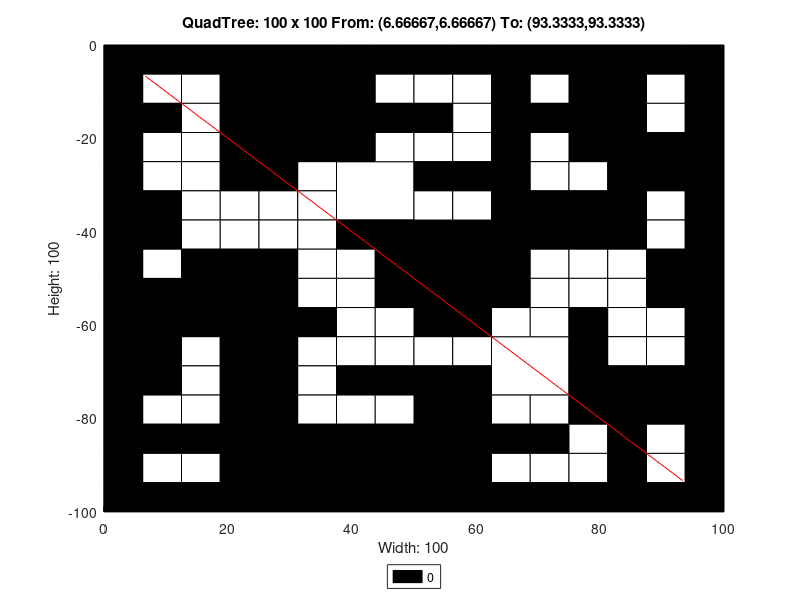

MATLAB code to generate this figure:
axis([0 100 -100 0]);
title('QuadTree: 100 x 100 From: (6.66667,6.66667) To: (93.3333,93.3333)');
xlabel('Width: 100');
ylabel('Height: 100');
rectangle('Position',[25 -12.5 12.5 12.5], 'FaceColor',[0 0 0]);
rectangle('Position',[25 -25 12.5 12.5], 'FaceColor',[0 0 0]);
rectangle('Position',[37.5 -37.5 12.5 12.5], 'FaceColor',[1 1 1]);
rectangle('Position',[75 -12.5 12.5 12.5], 'FaceColor',[0 0 0]);
rectangle('Position',[75 -25 12.5 12.5], 'FaceColor',[0 0 0]);
rectangle('Position',[50 -50 12.5 12.5], 'FaceColor',[0 0 0]);
rectangle('Position',[0 -62.5 12.5 12.5], 'FaceColor',[0 0 0]);
rectangle('Position',[12.5 -62.5 12.5 12.5], 'FaceColor',[0 0 0]);
rectangle('Position',[0 -75 12.5 12.5], 'FaceColor',[0 0 0]);
rectangle('Position',[25 -100 12.5 12.5], 'FaceColor',[0 0 0]);
rectangle('Position',[37.5 -100 12.5 12.5], 'FaceColor',[0 0 0]);
rectangle('Position',[50 -62.5 12.5 12.5], 'FaceColor',[0 0 0]);
rectangle('Position',[62.5 -75 12.5 12.5], 'FaceColor',[1 1 1]);
rectangle('Position',[50 -87.5 12.5 12.5], 'FaceColor',[0 0 0]);
rectangle('Position',[50 -100 12.5 12.5], 'FaceColor',[0 0 0]);
rectangle('Position',[0 -6.25 6.25 6.25], 'FaceColor',[0 0 0]);
rectangle('Position',[6.25 -6.25 6.25 6.25], 'FaceColor',[0 0 0]);
rectangle('Position',[0 -12.5 6.25 6.25], 'FaceColor',[0 0 0]);
rectangle('Position',[6.25 -12.5 6.25 6.25], 'FaceColor',[1 1 1]);
rectangle('Position',[12.5 -6.25 6.25 6.25], 'FaceColor',[0 0 0]);
rectangle('Position',[18.75 -6.25 6.25 6.25], 'FaceColor',[0 0 0]);
rectangle('Position',[12.5 -12.5 6.25 6.25], 'FaceColor',[1 1 1]);
rectangle('Position',[18.75 -12.5 6.25 6.25], 'FaceColor',[0 0 0]);
rectangle('Position',[0 -18.75 6.25 6.25], 'FaceColor',[0 0 0]);
rectangle('Position',[6.25 -18.75 6.25 6.25], 'FaceColor',[0 0 0]);
rectangle('Position',[0 -25 6.25 6.25], 'FaceColor',[0 0 0]);
rectangle('Position',[6.25 -25 6.25 6.25], 'FaceColor',[1 1 1]);
rectangle('Position',[12.5 -18.75 6.25 6.25], 'FaceColor',[1 1 1]);
rectangle('Position',[18.75 -18.75 6.25 6.25], 'FaceColor',[0 0 0]);
rectangle('Position',[12.5 -25 6.25 6.25], 'FaceColor',[1 1 1]);
rectangle('Position',[18.75 -25 6.25 6.25], 'FaceColor',[0 0 0]);
rectangle('Position',[37.5 -6.25 6.25 6.25], 'FaceColor',[0 0 0]);
rectangle('Position',[43.75 -6.25 6.25 6.25], 'FaceColor',[0 0 0]);
rectangle('Position',[37.5 -12.5 6.25 6.25], 'FaceColor',[0 0 0]);
rectangle('Position',[43.75 -12.5 6.25 6.25], 'FaceColor',[1 1 1]);
rectangle('Position',[37.5 -18.75 6.25 6.25], 'FaceColor',[0 0 0]);
rectangle('Position',[43.75 -18.75 6.25 6.25], 'FaceColor',[0 0 0]);
rectangle('Position',[37.5 -25 6.25 6.25], 'FaceColor',[0 0 0]);
rectangle('Position',[43.75 -25 6.25 6.25], 'FaceColor',[1 1 1]);
rectangle('Position',[0 -31.25 6.25 6.25], 'FaceColor',[0 0 0]);
rectangle('Position',[6.25 -31.25 6.25 6.25], 'FaceColor',[1 1 1]);
rectangle('Position',[0 -37.5 6.25 6.25], 'FaceColor',[0 0 0]);
rectangle('Position',[6.25 -37.5 6.25 6.25], 'FaceColor',[0 0 0]);
rectangle('Position',[12.5 -31.25 6.25 6.25], 'FaceColor',[1 1 1]);
rectangle('Position',[18.75 -31.25 6.25 6.25], 'FaceColor',[0 0 0]);
rectangle('Position',[12.5 -37.5 6.25 6.25], 'FaceColor',[1 1 1]);
rectangle('Position',[18.75 -37.5 6.25 6.25], 'FaceColor',[1 1 1]);
rectangle('Position',[0 -43.75 6.25 6.25], 'FaceColor',[0 0 0]);
rectangle('Position',[6.25 -43.75 6.25 6.25], 'FaceColor',[0 0 0]);
rectangle('Position',[0 -50 6.25 6.25], 'FaceColor',[0 0 0]);
rectangle('Position',[6.25 -50 6.25 6.25], 'FaceColor',[1 1 1]);
rectangle('Position',[12.5 -43.75 6.25 6.25], 'FaceColor',[1 1 1]);
rectangle('Position',[18.75 -43.75 6.25 6.25], 'FaceColor',[1 1 1]);
rectangle('Position',[12.5 -50 6.25 6.25], 'FaceColor',[0 0 0]);
rectangle('Position',[18.75 -50 6.25 6.25], 'FaceColor',[0 0 0]);
rectangle('Position',[25 -31.25 6.25 6.25], 'FaceColor',[0 0 0]);
rectangle('Position',[31.25 -31.25 6.25 6.25], 'FaceColor',[1 1 1]);
rectangle('Position',[25 -37.5 6.25 6.25], 'FaceColor',[1 1 1]);
rectangle('Position',[31.25 -37.5 6.25 6.25], 'FaceColor',[1 1 1]);
rectangle('Position',[25 -43.75 6.25 6.25], 'FaceColor',[1 1 1]);
rectangle('Position',[31.25 -43.75 6.25 6.25], 'FaceColor',[1 1 1]);
rectangle('Position',[25 -50 6.25 6.25], 'FaceColor',[0 0 0]);
rectangle('Position',[31.25 -50 6.25 6.25], 'FaceColor',[1 1 1]);
rectangle('Position',[37.5 -43.75 6.25 6.25], 'FaceColor',[0 0 0]);
rectangle('Position',[43.75 -43.75 6.25 6.25], 'FaceColor',[0 0 0]);
rectangle('Position',[37.5 -50 6.25 6.25], 'FaceColor',[1 1 1]);
rectangle('Position',[43.75 -50 6.25 6.25], 'FaceColor',[0 0 0]);
rectangle('Position',[50 -6.25 6.25 6.25], 'FaceColor',[0 0 0]);
rectangle('Position',[56.25 -6.25 6.25 6.25], 'FaceColor',[0 0 0]);
rectangle('Position',[50 -12.5 6.25 6.25], 'FaceColor',[1 1 1]);
rectangle('Position',[56.25 -12.5 6.25 6.25], 'FaceColor',[1 1 1]);
rectangle('Position',[62.5 -6.25 6.25 6.25], 'FaceColor',[0 0 0]);
rectangle('Position',[68.75 -6.25 6.25 6.25], 'FaceColor',[0 0 0]);
rectangle('Position',[62.5 -12.5 6.25 6.25], 'FaceColor',[0 0 0]);
rectangle('Position',[68.75 -12.5 6.25 6.25], 'FaceColor',[1 1 1]);
rectangle('Position',[50 -18.75 6.25 6.25], 'FaceColor',[0 0 0]);
rectangle('Position',[56.25 -18.75 6.25 6.25], 'FaceColor',[1 1 1]);
rectangle('Position',[50 -25 6.25 6.25], 'FaceColor',[1 1 1]);
rectangle('Position',[56.25 -25 6.25 6.25], 'FaceColor',[1 1 1]);
rectangle('Position',[62.5 -18.75 6.25 6.25], 'FaceColor',[0 0 0]);
rectangle('Position',[68.75 -18.75 6.25 6.25], 'FaceColor',[0 0 0]);
rectangle('Position',[62.5 -25 6.25 6.25], 'FaceColor',[0 0 0]);
rectangle('Position',[68.75 -25 6.25 6.25], 'FaceColor',[1 1 1]);
rectangle('Position',[87.5 -6.25 6.25 6.25], 'FaceColor',[0 0 0]);
rectangle('Position',[93.75 -6.25 6.25 6.25], 'FaceColor',[0 0 0]);
rectangle('Position',[87.5 -12.5 6.25 6.25], 'FaceColor',[1 1 1]);
rectangle('Position',[93.75 -12.5 6.25 6.25], 'FaceColor',[0 0 0]);
rectangle('Position',[87.5 -18.75 6.25 6.25], 'FaceColor',[1 1 1]);
rectangle('Position',[93.75 -18.75 6.25 6.25], 'FaceColor',[0 0 0]);
rectangle('Position',[87.5 -25 6.25 6.25], 'FaceColor',[0 0 0]);
rectangle('Position',[93.75 -25 6.25 6.25], 'FaceColor',[0 0 0]);
rectangle('Position',[50 -31.25 6.25 6.25], 'FaceColor',[0 0 0]);
rectangle('Position',[56.25 -31.25 6.25 6.25], 'FaceColor',[0 0 0]);
rectangle('Position',[50 -37.5 6.25 6.25], 'FaceColor',[1 1 1]);
rectangle('Position',[56.25 -37.5 6.25 6.25], 'FaceColor',[1 1 1]);
rectangle('Position',[62.5 -31.25 6.25 6.25], 'FaceColor',[0 0 0]);
rectangle('Position',[68.75 -31.25 6.25 6.25], 'FaceColor',[1 1 1]);
rectangle('Position',[62.5 -37.5 6.25 6.25], 'FaceColor',[0 0 0]);
rectangle('Position',[68.75 -37.5 6.25 6.25], 'FaceColor',[0 0 0]);
rectangle('Position',[62.5 -43.75 6.25 6.25], 'FaceColor',[0 0 0]);
rectangle('Position',[68.75 -43.75 6.25 6.25], 'FaceColor',[0 0 0]);
rectangle('Position',[62.5 -50 6.25 6.25], 'FaceColor',[0 0 0]);
rectangle('Position',[68.75 -50 6.25 6.25], 'FaceColor',[1 1 1]);
rectangle('Position',[75 -31.25 6.25 6.25], 'FaceColor',[1 1 1]);
rectangle('Position',[81.25 -31.25 6.25 6.25], 'FaceColor',[0 0 0]);
rectangle('Position',[75 -37.5 6.25 6.25], 'FaceColor',[0 0 0]);
rectangle('Position',[81.25 -37.5 6.25 6.25], 'FaceColor',[0 0 0]);
rectangle('Position',[87.5 -31.25 6.25 6.25], 'FaceColor',[0 0 0]);
rectangle('Position',[93.75 -31.25 6.25 6.25], 'FaceColor',[0 0 0]);
rectangle('Position',[87.5 -37.5 6.25 6.25], 'FaceColor',[1 1 1]);
rectangle('Position',[93.75 -37.5 6.25 6.25], 'FaceColor',[0 0 0]);
rectangle('Position',[75 -43.75 6.25 6.25], 'FaceColor',[0 0 0]);
rectangle('Position',[81.25 -43.75 6.25 6.25], 'FaceColor',[0 0 0]);
rectangle('Position',[75 -50 6.25 6.25], 'FaceColor',[1 1 1]);
rectangle('Position',[81.25 -50 6.25 6.25], 'FaceColor',[1 1 1]);
rectangle('Position',[87.5 -43.75 6.25 6.25], 'FaceColor',[1 1 1]);
rectangle('Position',[93.75 -43.75 6.25 6.25], 'FaceColor',[0 0 0]);
rectangle('Position',[87.5 -50 6.25 6.25], 'FaceColor',[0 0 0]);
rectangle('Position',[93.75 -50 6.25 6.25], 'FaceColor',[0 0 0]);
rectangle('Position',[12.5 -68.75 6.25 6.25], 'FaceColor',[1 1 1]);
rectangle('Position',[18.75 -68.75 6.25 6.25], 'FaceColor',[0 0 0]);
rectangle('Position',[12.5 -75 6.25 6.25], 'FaceColor',[1 1 1]);
rectangle('Position',[18.75 -75 6.25 6.25], 'FaceColor',[0 0 0]);
rectangle('Position',[25 -56.25 6.25 6.25], 'FaceColor',[0 0 0]);
rectangle('Position',[31.25 -56.25 6.25 6.25], 'FaceColor',[1 1 1]);
rectangle('Position',[25 -62.5 6.25 6.25], 'FaceColor',[0 0 0]);
rectangle('Position',[31.25 -62.5 6.25 6.25], 'FaceColor',[0 0 0]);
rectangle('Position',[37.5 -56.25 6.25 6.25], 'FaceColor',[1 1 1]);
rectangle('Position',[43.75 -56.25 6.25 6.25], 'FaceColor',[0 0 0]);
rectangle('Position',[37.5 -62.5 6.25 6.25], 'FaceColor',[1 1 1]);
rectangle('Position',[43.75 -62.5 6.25 6.25], 'FaceColor',[1 1 1]);
rectangle('Position',[25 -68.75 6.25 6.25], 'FaceColor',[0 0 0]);
rectangle('Position',[31.25 -68.75 6.25 6.25], 'FaceColor',[1 1 1]);
rectangle('Position',[25 -75 6.25 6.25], 'FaceColor',[0 0 0]);
rectangle('Position',[31.25 -75 6.25 6.25], 'FaceColor',[1 1 1]);
rectangle('Position',[37.5 -68.75 6.25 6.25], 'FaceColor',[1 1 1]);
rectangle('Position',[43.75 -68.75 6.25 6.25], 'FaceColor',[1 1 1]);
rectangle('Position',[37.5 -75 6.25 6.25], 'FaceColor',[0 0 0]);
rectangle('Position',[43.75 -75 6.25 6.25], 'FaceColor',[0 0 0]);
rectangle('Position',[0 -81.25 6.25 6.25], 'FaceColor',[0 0 0]);
rectangle('Position',[6.25 -81.25 6.25 6.25], 'FaceColor',[1 1 1]);
rectangle('Position',[0 -87.5 6.25 6.25], 'FaceColor',[0 0 0]);
rectangle('Position',[6.25 -87.5 6.25 6.25], 'FaceColor',[0 0 0]);
rectangle('Position',[12.5 -81.25 6.25 6.25], 'FaceColor',[1 1 1]);
rectangle('Position',[18.75 -81.25 6.25 6.25], 'FaceColor',[0 0 0]);
rectangle('Position',[12.5 -87.5 6.25 6.25], 'FaceColor',[0 0 0]);
rectangle('Position',[18.75 -87.5 6.25 6.25], 'FaceColor',[0 0 0]);
rectangle('Position',[0 -93.75 6.25 6.25], 'FaceColor',[0 0 0]);
rectangle('Position',[6.25 -93.75 6.25 6.25], 'FaceColor',[1 1 1]);
rectangle('Position',[0 -100 6.25 6.25], 'FaceColor',[0 0 0]);
rectangle('Position',[6.25 -100 6.25 6.25], 'FaceColor',[0 0 0]);
rectangle('Position',[12.5 -93.75 6.25 6.25], 'FaceColor',[1 1 1]);
rectangle('Position',[18.75 -93.75 6.25 6.25], 'FaceColor',[0 0 0]);
rectangle('Position',[12.5 -100 6.25 6.25], 'FaceColor',[0 0 0]);
rectangle('Position',[18.75 -100 6.25 6.25], 'FaceColor',[0 0 0]);
rectangle('Position',[25 -81.25 6.25 6.25], 'FaceColor',[0 0 0]);
rectangle('Position',[31.25 -81.25 6.25 6.25], 'FaceColor',[1 1 1]);
rectangle('Position',[25 -87.5 6.25 6.25], 'FaceColor',[0 0 0]);
rectangle('Position',[31.25 -87.5 6.25 6.25], 'FaceColor',[0 0 0]);
rectangle('Position',[37.5 -81.25 6.25 6.25], 'FaceColor',[1 1 1]);
rectangle('Position',[43.75 -81.25 6.25 6.25], 'FaceColor',[1 1 1]);
rectangle('Position',[37.5 -87.5 6.25 6.25], 'FaceColor',[0 0 0]);
rectangle('Position',[43.75 -87.5 6.25 6.25], 'FaceColor',[0 0 0]);
rectangle('Position',[62.5 -56.25 6.25 6.25], 'FaceColor',[0 0 0]);
rectangle('Position',[68.75 -56.25 6.25 6.25], 'FaceColor',[1 1 1]);
rectangle('Position',[62.5 -62.5 6.25 6.25], 'FaceColor',[1 1 1]);
rectangle('Position',[68.75 -62.5 6.25 6.25], 'FaceColor',[1 1 1]);
rectangle('Position',[50 -68.75 6.25 6.25], 'FaceColor',[1 1 1]);
rectangle('Position',[56.25 -68.75 6.25 6.25], 'FaceColor',[1 1 1]);
rectangle('Position',[50 -75 6.25 6.25], 'FaceColor',[0 0 0]);
rectangle('Position',[56.25 -75 6.25 6.25], 'FaceColor',[0 0 0]);
rectangle('Position',[75 -56.25 6.25 6.25], 'FaceColor',[1 1 1]);
rectangle('Position',[81.25 -56.25 6.25 6.25], 'FaceColor',[1 1 1]);
rectangle('Position',[75 -62.5 6.25 6.25], 'FaceColor',[0 0 0]);
rectangle('Position',[81.25 -62.5 6.25 6.25], 'FaceColor',[1 1 1]);
rectangle('Position',[87.5 -56.25 6.25 6.25], 'FaceColor',[0 0 0]);
rectangle('Position',[93.75 -56.25 6.25 6.25], 'FaceColor',[0 0 0]);
rectangle('Position',[87.5 -62.5 6.25 6.25], 'FaceColor',[1 1 1]);
rectangle('Position',[93.75 -62.5 6.25 6.25], 'FaceColor',[0 0 0]);
rectangle('Position',[75 -68.75 6.25 6.25], 'FaceColor',[0 0 0]);
rectangle('Position',[81.25 -68.75 6.25 6.25], 'FaceColor',[1 1 1]);
rectangle('Position',[75 -75 6.25 6.25], 'FaceColor',[0 0 0]);
rectangle('Position',[81.25 -75 6.25 6.25], 'FaceColor',[0 0 0]);
rectangle('Position',[87.5 -68.75 6.25 6.25], 'FaceColor',[1 1 1]);
rectangle('Position',[93.75 -68.75 6.25 6.25], 'FaceColor',[0 0 0]);
rectangle('Position',[87.5 -75 6.25 6.25], 'FaceColor',[0 0 0]);
rectangle('Position',[93.75 -75 6.25 6.25], 'FaceColor',[0 0 0]);
rectangle('Position',[62.5 -81.25 6.25 6.25], 'FaceColor',[1 1 1]);
rectangle('Position',[68.75 -81.25 6.25 6.25], 'FaceColor',[1 1 1]);
rectangle('Position',[62.5 -87.5 6.25 6.25], 'FaceColor',[0 0 0]);
rectangle('Position',[68.75 -87.5 6.25 6.25], 'FaceColor',[0 0 0]);
rectangle('Position',[62.5 -93.75 6.25 6.25], 'FaceColor',[1 1 1]);
rectangle('Position',[68.75 -93.75 6.25 6.25], 'FaceColor',[1 1 1]);
rectangle('Position',[62.5 -100 6.25 6.25], 'FaceColor',[0 0 0]);
rectangle('Position',[68.75 -100 6.25 6.25], 'FaceColor',[0 0 0]);
rectangle('Position',[75 -81.25 6.25 6.25], 'FaceColor',[0 0 0]);
rectangle('Position',[81.25 -81.25 6.25 6.25], 'FaceColor',[0 0 0]);
rectangle('Position',[75 -87.5 6.25 6.25], 'FaceColor',[1 1 1]);
rectangle('Position',[81.25 -87.5 6.25 6.25], 'FaceColor',[0 0 0]);
rectangle('Position',[87.5 -81.25 6.25 6.25], 'FaceColor',[0 0 0]);
rectangle('Position',[93.75 -81.25 6.25 6.25], 'FaceColor',[0 0 0]);
rectangle('Position',[87.5 -87.5 6.25 6.25], 'FaceColor',[1 1 1]);
rectangle('Position',[93.75 -87.5 6.25 6.25], 'FaceColor',[0 0 0]);
rectangle('Position',[75 -93.75 6.25 6.25], 'FaceColor',[1 1 1]);
rectangle('Position',[81.25 -93.75 6.25 6.25], 'FaceColor',[0 0 0]);
rectangle('Position',[75 -100 6.25 6.25], 'FaceColor',[0 0 0]);
rectangle('Position',[81.25 -100 6.25 6.25], 'FaceColor',[0 0 0]);
rectangle('Position',[87.5 -93.75 6.25 6.25], 'FaceColor',[1 1 1]);
rectangle('Position',[93.75 -93.75 6.25 6.25], 'FaceColor',[0 0 0]);
rectangle('Position',[87.5 -100 6.25 6.25], 'FaceColor',[0 0 0]);
rectangle('Position',[93.75 -100 6.25 6.25], 'FaceColor',[0 0 0]);
X=[93.3333,6.66667];
Y=[-93.3333,-6.66667];
hold on;
plot(X,Y,'r');
legend('0','Location','southoutside');
